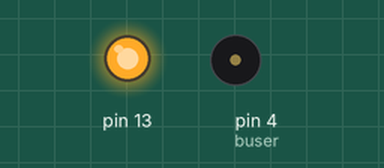
Recording of a sketch running on a simulated Arduino Uno, built with avr-gcc and run on an emulated ATmega328P. Parts: output pins drawn as LEDs (lit = HIGH), buzzer (waves = sounding).

Above: at 0.04 s.
Timing chart, 0 to 0.1 s (numbered marks = the images above):
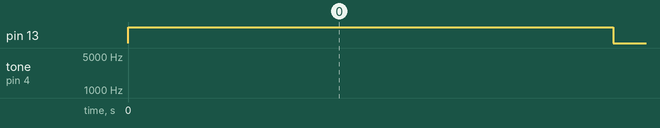

Measured:
- by itself, pin 13: LOW → HIGH at 0.00 s, → LOW 0.09 s later

The sketch:

siren.ino
```cpp
int buser = 4;    // buzzer pin
int haba = 75;     // for tone length
int mababa = 220; // the lowest frequency value to use
int mataas = 2700; //  the highest...
int patuto = 4;    // the limit
int pambilang;     // counter
int liyabe;        // switch

void setup()
{
  pinMode(buser, OUTPUT);
  pinMode(13, OUTPUT);
}

void loop()
{
  // pambilang++;
  liyabe = 1 - liyabe;
  digitalWrite(13, liyabe);
  // increasing tone
  for (int m = mababa; m<=mataas; m++)
  {
    tone (buser, m, haba);
  }
  // decreasing tone
  for (int m = mataas; m>=mababa; m--)
  {
    tone (buser, m, haba);
  }
  if(pambilang==patuto)
  {
    noTone(buser);
    delay(5000);
    pambilang = 0;
  }
}
```
